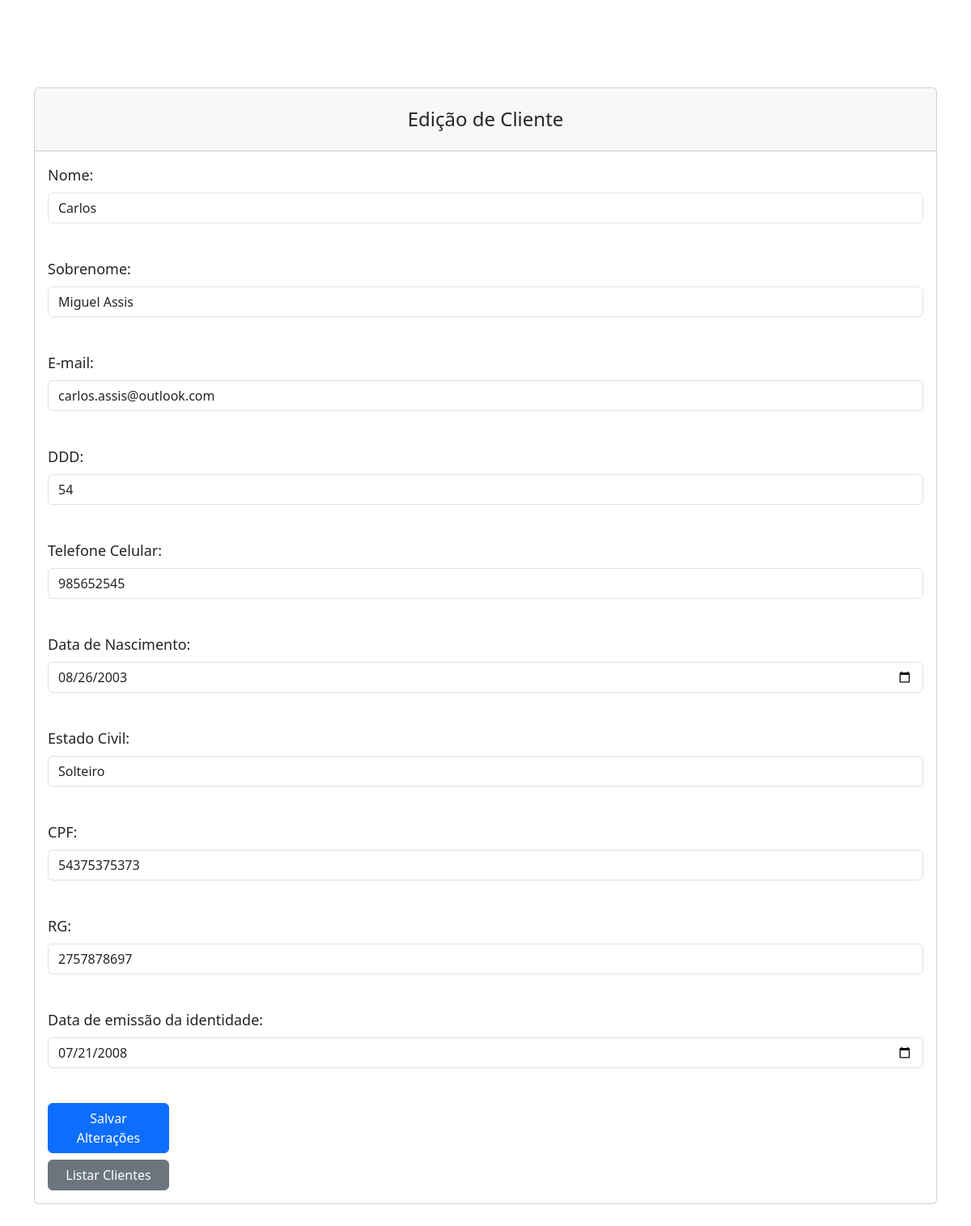
Page /index.php/Cadastro/edit/3 on the committed database.
### tables this page shows
CREATE TABLE `clientes` (
  `id` int(11) NOT NULL,
  `nome` varchar(100) DEFAULT NULL,
  `sobrenome` varchar(100) DEFAULT NULL,
  `email` varchar(100) DEFAULT NULL,
  `ddd` int(3) DEFAULT NULL,
  `tel_celular` int(9) DEFAULT NULL,
  `data_nascimento` date DEFAULT NULL,
  `est_civil` varchar(15) DEFAULT NULL,
  `cpf` varchar(11) DEFAULT NULL,
  `rg` varchar(10) DEFAULT NULL,
  `emissao_rg` date DEFAULT NULL,
  `status` tinyint(4) NOT NULL
);

### application/controllers/Cadastro.php (called while the page is built, shortened)
<?php
class Cadastro extends CI_Controller {
    public function edit($id)
    {
        $this->load->model("ClientesModel");
        $data['cliente'] = $this->ClientesModel->editar_cadastro($id);
        $data['title'] = "Edição de usuário";
        $this->load->view("clientes/edicao_clientes", $data);
        $this->load->helper('url');
        $this->load->library('javascript');
    }
}

### index.php (called while the page is built, shortened)
<?php
require_once BASEPATH.'core/CodeIgniter.php';

### application/models/ClientesModel.php (called while the page is built, shortened)
<?php
class ClientesModel extends CI_Model {
    public function editar_cadastro($id)
    {
        return $this->db->get_where("clientes", array(
            "id" => $id
        ))->row();
    }
}

### application/views/clientes/edicao_clientes.php (the view, shortened to what this page needs)
<!DOCTYPE html>
<html lang="pt-br">
<head>
    <link rel="stylesheet" href="<?php echo base_url('assets/css/styleedit.css'); ?>">
    <link rel="stylesheet" href="<?php echo base_url('assets/css/bootstrap.min.css'); ?>">
</head>
<body>
<div class="container">
<div class="card mt-5">
            <div class="card-header custom-header">
                <h2 class="card-title text-center">Edição de Cliente</h2>
            </div>
                <div class="card-body">
                    <form action="<?php echo site_url('Cadastro/update/'.$cliente->id); ?>" method="post" id="form_edicao_cliente">
                        <div class="mb-3">
                            <label class="form-label" for="nome">Nome:</label>
                            <input class="form-control input_info" type="text" id="nome" name="nome" value="<?php echo $cliente->nome; ?>"required><br>
                        </div>
                        <div class="mb-3">
                            <label class="form-label" for="sobrenome">Sobrenome:</label>
                            <input class="form-control input_info" type="text" id="sobrenome" name="sobrenome" value="<?php echo $cliente->sobrenome; ?>"required><br>
                        </div>
                        <div class="mb-3">
                            <label class="form-label" for="email">E-mail:</label>
                            <input class="form-control input_info" type="email" id="email" name="email" value="<?php echo $cliente->email; ?>"required><br>
                        </div>
                        <div class="mb-3">
                            <label class="form-label" for="ddd">DDD:</label>
                            <input class="form-control input_info" type="number" id="ddd" name="ddd" value="<?php echo $cliente->ddd; ?>"required><br>
                        </div>
                        <div class="mb-3">
                            <label class="form-label" for="tel_celular">Telefone Celular:</label>
                            <input class="form-control input_info" type="tel" maxlength="9" id="tel_celular" name="tel_celular" value="<?php echo $cliente->tel_celular; ?>"required><br>
                        </div>
                        <div class="mb-3">
                            <label class="form-label" for="data_nascimento">Data de Nascimento:</label>
                            <input class="form-control input_info" type="date" id="data_nascimento" name="data_nascimento" value="<?php echo $cliente->data_nascimento; ?>"required><br>
                        </div>
                        <div class="mb-3">
                            <label class="form-label" for="est_civil">Estado Civil:</label>
                            <input class="form-control input_info" type="text" id="est_civil" name="est_civil" value="<?php echo $cliente->est_civil; ?>"required><br>
                        </div>
                        <div class="mb-3">
                            <label class="form-label" for="cpf">CPF:</label>
                            <input class="form-control input_info" type="text" maxlength="11" id="cpf" name="cpf" value="<?php echo $cliente->cpf; ?>"required><br>
                        </div>
                        <div class="mb-3">
                            <label class="form-label" for="rg" class="form-label">RG:</label>
                            <input class="form-control input_info" type="text" maxlength="10" id="rg" name="rg" value="<?php echo $cliente->rg; ?>"required><br>
                        </div>
                        <div class="mb-3">
                            <label class="form-label" for="emissao_rg">Data de emissão da identidade:</label>
                            <input class="form-control input_info" type="date" id="emissao_rg" name="emissao_rg" value="<?php echo $cliente->emissao_rg; ?>"required><br>
                        </div>
                        <div class="d-grid gap-2">
                            <button type="submit" class="btn btn-primary">Salvar Alterações</button>
                            <a href="<?php echo site_url('Clientes/listar_tabela'); ?>" class="btn btn-secondary">Listar Clientes</a>
                        </div>
                </form>
            </div>
</div>
</div>
</body>
</html>

### assets/css/styleedit.css (style rules this page uses)
form { font-size: 18px; width: 100%; }
.container { margin: 40px; padding: 20px; width: 50%; }
.card { border: none; }
.card-header h2 { margin: 0; padding: 1rem; font-size: 1.5rem; }
.card-body { padding: 2rem; }
.btn { margin-right: 10px; font-size: 14px; padding: 8px 20px; width: 150px; }
.input_info { width: calc(100% - 20px); padding: 8px; border: 1px solid #ccc; border-radius: 4px; box-sizing: border-box; }

### rows in the picture
clientes: nome "Carlos", sobrenome "Miguel Assis", email "carlos.assis@outlook.com", ddd "54", tel_celular "985652545", data_nascimento "08/26/2003", est_civil "Solteiro", cpf "54375375373", rg "2757878697", emissao_rg "07/21/2008"
